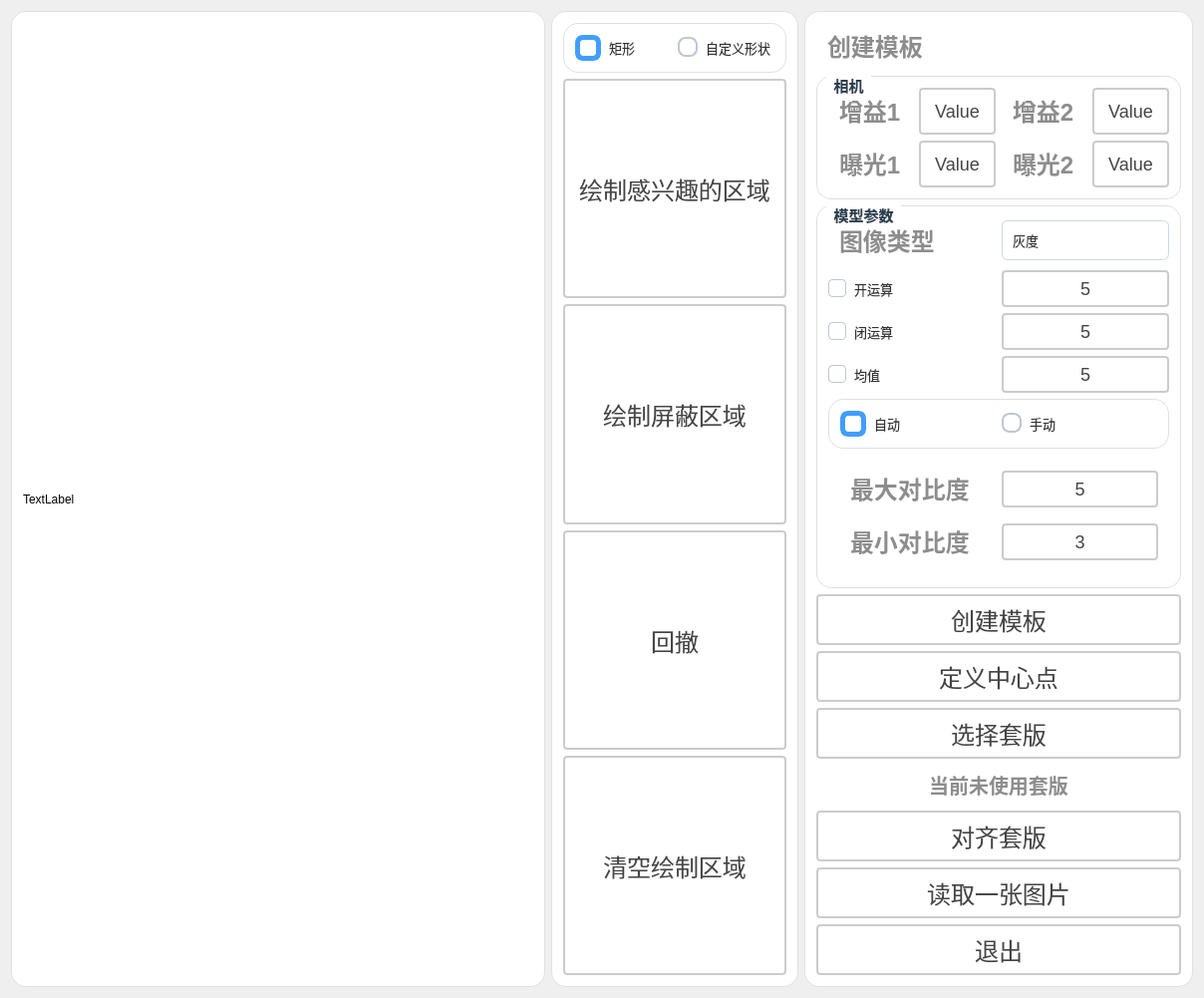
<?xml version="1.0" encoding="UTF-8"?>
<ui version="4.0">
 <class>Dlg_createshapemodelClass</class>
 <widget class="QDialog" name="Dlg_createshapemodelClass">
  <property name="geometry">
   <rect>
    <x>0</x>
    <y>0</y>
    <width>1208</width>
    <height>960</height>
   </rect>
  </property>
  <property name="windowTitle">
   <string>Dlg_createshapemodel</string>
  </property>
  <layout class="QGridLayout" name="gridLayout_5">
   <item row="0" column="0">
    <layout class="QHBoxLayout" name="horizontalLayout_10" stretch="3,1,1">
     <item>
      <widget class="QGroupBox" name="gBoix_ImageDisplay_2">
       <property name="styleSheet">
        <string notr="true">QGroupBox {
    font-size: 20px;
    font-weight: bold;
    background-color: rgb(255, 255, 255);
    border: 1px solid #e0e0e0;
    border-radius: 2px;
	border-radius: 15px
}

QGroupBox::title {
    subcontrol-origin: margin;
    left: 10px;
    padding: 0 5px;
    color: #2c3e50;
}</string>
       </property>
       <property name="title">
        <string/>
       </property>
       <layout class="QGridLayout" name="gridLayout_2">
        <item row="0" column="0">
         <widget class="QLabel" name="label_imgDisplay">
          <property name="sizePolicy">
           <sizepolicy hsizetype="Expanding" vsizetype="Expanding">
            <horstretch>0</horstretch>
            <verstretch>0</verstretch>
           </sizepolicy>
          </property>
          <property name="maximumSize">
           <size>
            <width>999</width>
            <height>999</height>
           </size>
          </property>
          <property name="text">
           <string>TextLabel</string>
          </property>
         </widget>
        </item>
       </layout>
      </widget>
     </item>
     <item>
      <widget class="QGroupBox" name="groupBox_3">
       <property name="styleSheet">
        <string notr="true">QGroupBox {
    font-size: 15px;
    font-weight: bold;
    background-color: rgb(255, 255, 255);
    border: 1px solid #e0e0e0;
    border-radius: 2px;
	border-radius: 15px
}

QGroupBox::title {
    subcontrol-origin: margin;
    left: 10px;
    padding: 0 5px;
    color: #2c3e50;
}</string>
       </property>
       <property name="title">
        <string/>
       </property>
       <layout class="QGridLayout" name="gridLayout_8">
        <item row="0" column="0">
         <layout class="QVBoxLayout" name="verticalLayout_7" stretch="3">
          <item>
           <layout class="QVBoxLayout" name="verticalLayout_3" stretch="0,1,1,1,1">
            <item>
             <widget class="QGroupBox" name="groupBox_7">
              <property name="styleSheet">
               <string notr="true">QGroupBox {
    font-size: 15px;
    font-weight: bold;
    background-color: rgb(255, 255, 255);
    border: 1px solid #e0e0e0;
    border-radius: 2px;
	border-radius: 15px
}

QGroupBox::title {
    subcontrol-origin: margin;
    left: 10px;
    padding: 0 5px;
    color: #2c3e50;
}</string>
              </property>
              <property name="title">
               <string/>
              </property>
              <layout class="QGridLayout" name="gridLayout_12">
               <item row="0" column="0">
                <layout class="QHBoxLayout" name="horizontalLayout_22">
                 <item>
                  <widget class="QRadioButton" name="rbtn_rect">
                   <property name="styleSheet">
                    <string notr="true">QRadioButton {
    spacing: 8px;
    color: #333333;
    font-size: 13px;
    background: transparent;
}

QRadioButton::indicator {
    width: 16px;
    height: 16px;
    border: 2px solid #BFC7D1;
    border-radius: 8px;
    background: #FFFFFF;
}

QRadioButton::indicator:hover {
    border-color: #409EFF;
}

QRadioButton::indicator:checked {
    border: 5px solid #409EFF;
    background: #FFFFFF;
}

QRadioButton:disabled {
    color: #A8B0B8;
}

QRadioButton::indicator:disabled {
    border-color: #D5DBE3;
    background: #F3F5F7;
}</string>
                   </property>
                   <property name="text">
                    <string>矩形</string>
                   </property>
                   <property name="checked">
                    <bool>true</bool>
                   </property>
                  </widget>
                 </item>
                 <item>
                  <widget class="QRadioButton" name="rbtn_manual_2">
                   <property name="styleSheet">
                    <string notr="true">QRadioButton {
    spacing: 8px;
    color: #333333;
    font-size: 13px;
    background: transparent;
}

QRadioButton::indicator {
    width: 16px;
    height: 16px;
    border: 2px solid #BFC7D1;
    border-radius: 8px;
    background: #FFFFFF;
}

QRadioButton::indicator:hover {
    border-color: #409EFF;
}

QRadioButton::indicator:checked {
    border: 5px solid #409EFF;
    background: #FFFFFF;
}

QRadioButton:disabled {
    color: #A8B0B8;
}

QRadioButton::indicator:disabled {
    border-color: #D5DBE3;
    background: #F3F5F7;
}</string>
                   </property>
                   <property name="text">
                    <string>自定义形状</string>
                   </property>
                  </widget>
                 </item>
                </layout>
               </item>
              </layout>
             </widget>
            </item>
            <item>
             <widget class="QPushButton" name="btn_paintRegion">
              <property name="sizePolicy">
               <sizepolicy hsizetype="Expanding" vsizetype="Expanding">
                <horstretch>0</horstretch>
                <verstretch>0</verstretch>
               </sizepolicy>
              </property>
              <property name="styleSheet">
               <string notr="true">QPushButton {
    padding: 6px 14px;
    border: 2px solid #CCC;
    border-radius: 4px;
    background-color: white;
    color: #444;
    font-size: 24px; 
}

QPushButton:hover {
    border-color: #999;
    background-color: #F5F5F5;
}

QPushButton:pressed {
    border-color: #777;
    background-color: #EEE;
}</string>
              </property>
              <property name="text">
               <string>绘制感兴趣的区域</string>
              </property>
             </widget>
            </item>
            <item>
             <widget class="QPushButton" name="btn_shiledRegion">
              <property name="sizePolicy">
               <sizepolicy hsizetype="Expanding" vsizetype="Expanding">
                <horstretch>0</horstretch>
                <verstretch>0</verstretch>
               </sizepolicy>
              </property>
              <property name="styleSheet">
               <string notr="true">QPushButton {
    padding: 6px 14px;
    border: 2px solid #CCC;
    border-radius: 4px;
    background-color: white;
    color: #444;
    font-size: 24px; 
}

QPushButton:hover {
    border-color: #999;
    background-color: #F5F5F5;
}

QPushButton:pressed {
    border-color: #777;
    background-color: #EEE;
}</string>
              </property>
              <property name="text">
               <string>绘制屏蔽区域</string>
              </property>
             </widget>
            </item>
            <item>
             <widget class="QPushButton" name="btn_clearRegion2">
              <property name="sizePolicy">
               <sizepolicy hsizetype="Expanding" vsizetype="Expanding">
                <horstretch>0</horstretch>
                <verstretch>0</verstretch>
               </sizepolicy>
              </property>
              <property name="styleSheet">
               <string notr="true">QPushButton {
    padding: 6px 14px;
    border: 2px solid #CCC;
    border-radius: 4px;
    background-color: white;
    color: #444;
    font-size: 24px; 
}

QPushButton:hover {
    border-color: #999;
    background-color: #F5F5F5;
}

QPushButton:pressed {
    border-color: #777;
    background-color: #EEE;
}</string>
              </property>
              <property name="text">
               <string>回撤</string>
              </property>
             </widget>
            </item>
            <item>
             <widget class="QPushButton" name="btn_clearRegion">
              <property name="sizePolicy">
               <sizepolicy hsizetype="Expanding" vsizetype="Expanding">
                <horstretch>0</horstretch>
                <verstretch>0</verstretch>
               </sizepolicy>
              </property>
              <property name="styleSheet">
               <string notr="true">QPushButton {
    padding: 6px 14px;
    border: 2px solid #CCC;
    border-radius: 4px;
    background-color: white;
    color: #444;
    font-size: 24px; 
}

QPushButton:hover {
    border-color: #999;
    background-color: #F5F5F5;
}

QPushButton:pressed {
    border-color: #777;
    background-color: #EEE;
}</string>
              </property>
              <property name="text">
               <string>清空绘制区域</string>
              </property>
             </widget>
            </item>
           </layout>
          </item>
         </layout>
        </item>
       </layout>
      </widget>
     </item>
     <item>
      <widget class="QGroupBox" name="gBox_infor_2">
       <property name="styleSheet">
        <string notr="true">QGroupBox {
    font-size: 15px;
    font-weight: bold;
    background-color: rgb(255, 255, 255);
    border: 1px solid #e0e0e0;
    border-radius: 2px;
	border-radius: 15px
}

QGroupBox::title {
    subcontrol-origin: margin;
    left: 10px;
    padding: 0 5px;
    color: #2c3e50;
}</string>
       </property>
       <property name="title">
        <string/>
       </property>
       <layout class="QGridLayout" name="gridLayout_4">
        <item row="0" column="0">
         <layout class="QVBoxLayout" name="verticalLayout_6" stretch="1,2,4,4">
          <item>
           <widget class="QLabel" name="label_10">
            <property name="styleSheet">
             <string notr="true">QLabel {
       font-size: 24px;        
       font-weight: bold;        
       color:  rgb(141, 141, 141);       
       padding: 5px 5px;     
       border-bottom: 2px solid #cccccc; 
    }</string>
            </property>
            <property name="text">
             <string>创建模板</string>
            </property>
            <property name="alignment">
             <set>Qt::AlignmentFlag::AlignLeading|Qt::AlignmentFlag::AlignLeft|Qt::AlignmentFlag::AlignVCenter</set>
            </property>
           </widget>
          </item>
          <item>
           <widget class="QGroupBox" name="groupBox">
            <property name="title">
             <string>相机</string>
            </property>
            <layout class="QGridLayout" name="gridLayout_9">
             <item row="0" column="0">
              <layout class="QHBoxLayout" name="horizontalLayout_11">
               <item>
                <layout class="QVBoxLayout" name="verticalLayout">
                 <item>
                  <layout class="QHBoxLayout" name="horizontalLayout_13">
                   <item>
                    <widget class="QLabel" name="label_7">
                     <property name="styleSheet">
                      <string notr="true">QLabel {
       font-size: 24px;        
       font-weight: bold;        
       color:  rgb(141, 141, 141);       
       padding: 5px 5px;     
       border-bottom: 2px solid #cccccc; 
    }</string>
                     </property>
                     <property name="text">
                      <string>增益1</string>
                     </property>
                     <property name="alignment">
                      <set>Qt::AlignmentFlag::AlignLeading|Qt::AlignmentFlag::AlignLeft|Qt::AlignmentFlag::AlignVCenter</set>
                     </property>
                    </widget>
                   </item>
                   <item>
                    <widget class="QPushButton" name="btn_zengyi1">
                     <property name="sizePolicy">
                      <sizepolicy hsizetype="Expanding" vsizetype="Expanding">
                       <horstretch>0</horstretch>
                       <verstretch>0</verstretch>
                      </sizepolicy>
                     </property>
                     <property name="styleSheet">
                      <string notr="true">QPushButton {
    padding: 6px 14px;
    border: 2px solid #CCC;
    border-radius: 4px;
    background-color: white;
    color: #444;
    font-size: 18px; 
}

QPushButton:hover {
    border-color: #999;
    background-color: #F5F5F5;
}

QPushButton:pressed {
    border-color: #777;
    background-color: #EEE;
}</string>
                     </property>
                     <property name="text">
                      <string>Value</string>
                     </property>
                    </widget>
                   </item>
                  </layout>
                 </item>
                 <item>
                  <layout class="QHBoxLayout" name="horizontalLayout_15">
                   <item>
                    <widget class="QLabel" name="label_9">
                     <property name="styleSheet">
                      <string notr="true">QLabel {
       font-size: 24px;        
       font-weight: bold;        
       color:  rgb(141, 141, 141);       
       padding: 5px 5px;     
       border-bottom: 2px solid #cccccc; 
    }</string>
                     </property>
                     <property name="text">
                      <string>曝光1</string>
                     </property>
                     <property name="alignment">
                      <set>Qt::AlignmentFlag::AlignLeading|Qt::AlignmentFlag::AlignLeft|Qt::AlignmentFlag::AlignVCenter</set>
                     </property>
                    </widget>
                   </item>
                   <item>
                    <widget class="QPushButton" name="btn_baoguang1">
                     <property name="sizePolicy">
                      <sizepolicy hsizetype="Expanding" vsizetype="Expanding">
                       <horstretch>0</horstretch>
                       <verstretch>0</verstretch>
                      </sizepolicy>
                     </property>
                     <property name="styleSheet">
                      <string notr="true">QPushButton {
    padding: 6px 14px;
    border: 2px solid #CCC;
    border-radius: 4px;
    background-color: white;
    color: #444;
    font-size: 18px; 
}

QPushButton:hover {
    border-color: #999;
    background-color: #F5F5F5;
}

QPushButton:pressed {
    border-color: #777;
    background-color: #EEE;
}</string>
                     </property>
                     <property name="text">
                      <string>Value</string>
                     </property>
                    </widget>
                   </item>
                  </layout>
                 </item>
                </layout>
               </item>
               <item>
                <layout class="QVBoxLayout" name="verticalLayout_8">
                 <item>
                  <layout class="QHBoxLayout" name="horizontalLayout_14">
                   <item>
                    <widget class="QLabel" name="label_11">
                     <property name="styleSheet">
                      <string notr="true">QLabel {
       font-size: 24px;        
       font-weight: bold;        
       color:  rgb(141, 141, 141);       
       padding: 5px 5px;     
       border-bottom: 2px solid #cccccc; 
    }</string>
                     </property>
                     <property name="text">
                      <string>增益2</string>
                     </property>
                     <property name="alignment">
                      <set>Qt::AlignmentFlag::AlignLeading|Qt::AlignmentFlag::AlignLeft|Qt::AlignmentFlag::AlignVCenter</set>
                     </property>
                    </widget>
                   </item>
                   <item>
                    <widget class="QPushButton" name="btn_zengyi2">
                     <property name="sizePolicy">
                      <sizepolicy hsizetype="Expanding" vsizetype="Expanding">
                       <horstretch>0</horstretch>
                       <verstretch>0</verstretch>
                      </sizepolicy>
                     </property>
                     <property name="styleSheet">
                      <string notr="true">QPushButton {
    padding: 6px 14px;
    border: 2px solid #CCC;
    border-radius: 4px;
    background-color: white;
    color: #444;
    font-size: 18px; 
}

QPushButton:hover {
    border-color: #999;
    background-color: #F5F5F5;
}

QPushButton:pressed {
    border-color: #777;
    background-color: #EEE;
}</string>
                     </property>
                     <property name="text">
                      <string>Value</string>
                     </property>
                    </widget>
                   </item>
                  </layout>
                 </item>
                 <item>
                  <layout class="QHBoxLayout" name="horizontalLayout_16">
                   <item>
                    <widget class="QLabel" name="label_12">
                     <property name="styleSheet">
                      <string notr="true">QLabel {
       font-size: 24px;        
       font-weight: bold;        
       color:  rgb(141, 141, 141);       
       padding: 5px 5px;     
       border-bottom: 2px solid #cccccc; 
    }</string>
                     </property>
                     <property name="text">
                      <string>曝光2</string>
                     </property>
                     <property name="alignment">
                      <set>Qt::AlignmentFlag::AlignLeading|Qt::AlignmentFlag::AlignLeft|Qt::AlignmentFlag::AlignVCenter</set>
                     </property>
                    </widget>
                   </item>
                   <item>
                    <widget class="QPushButton" name="btn_baoguang2">
                     <property name="sizePolicy">
                      <sizepolicy hsizetype="Expanding" vsizetype="Expanding">
                       <horstretch>0</horstretch>
                       <verstretch>0</verstretch>
                      </sizepolicy>
                     </property>
                     <property name="styleSheet">
                      <string notr="true">QPushButton {
    padding: 6px 14px;
    border: 2px solid #CCC;
    border-radius: 4px;
    background-color: white;
    color: #444;
    font-size: 18px; 
}

QPushButton:hover {
    border-color: #999;
    background-color: #F5F5F5;
}

QPushButton:pressed {
    border-color: #777;
    background-color: #EEE;
}</string>
                     </property>
                     <property name="text">
                      <string>Value</string>
                     </property>
                    </widget>
                   </item>
                  </layout>
                 </item>
                </layout>
               </item>
              </layout>
             </item>
            </layout>
           </widget>
          </item>
          <item>
           <widget class="QGroupBox" name="groupBox_2">
            <property name="title">
             <string>模型参数</string>
            </property>
            <layout class="QGridLayout" name="gridLayout_3">
             <item row="0" column="0">
              <layout class="QVBoxLayout" name="verticalLayout_10">
               <item>
                <layout class="QVBoxLayout" name="verticalLayout_5">
                 <item>
                  <layout class="QHBoxLayout" name="horizontalLayout_12">
                   <item>
                    <widget class="QLabel" name="label_6">
                     <property name="styleSheet">
                      <string notr="true">QLabel {
       font-size: 24px;        
       font-weight: bold;        
       color:  rgb(141, 141, 141);       
       padding: 5px 5px;     
       border-bottom: 2px solid #cccccc; 
    }</string>
                     </property>
                     <property name="text">
                      <string>图像类型</string>
                     </property>
                     <property name="alignment">
                      <set>Qt::AlignmentFlag::AlignLeading|Qt::AlignmentFlag::AlignLeft|Qt::AlignmentFlag::AlignVCenter</set>
                     </property>
                    </widget>
                   </item>
                   <item>
                    <widget class="QComboBox" name="comboBox_ImageType">
                     <property name="styleSheet">
                      <string notr="true">QComboBox {
    min-height: 30px;
    padding: 4px 10px;
    padding-right: 28px;
    border: 1px solid #D0D7DE;
    border-radius: 6px;
    background: #FFFFFF;
    color: #333333;
    font-size: 13px;
}

QComboBox:hover {
    border: 1px solid #409EFF;
    background: #FFFFFF;
}

QComboBox:focus {
    border: 1px solid #409EFF;
    background: #FFFFFF;
}

QComboBox:disabled {
    color: #A8B0B8;
    background: #F5F7FA;
    border: 1px solid #E4E7ED;
}

QComboBox::drop-down {
    subcontrol-origin: padding;
    subcontrol-position: top right;
    width: 24px;
    border: none;
    background: transparent;
}

QComboBox::down-arrow {
    image: none;
    width: 0px;
    height: 0px;
}

QComboBox QAbstractItemView {
    border: 1px solid #D0D7DE;
    border-radius: 6px;
    background: #FFFFFF;
    color: #333333;
    selection-background-color: #ECF5FF;
    selection-color: #409EFF;
    outline: none;
    padding: 4px;
}

QComboBox QAbstractItemView::item {
    min-height: 28px;
    padding: 4px 8px;
    border-radius: 4px;
}

QComboBox QAbstractItemView::item:hover {
    background: #F5F7FA;
}

QComboBox QAbstractItemView::item:selected {
    background: #ECF5FF;
    color: #409EFF;
}</string>
                     </property>
                     <item>
                      <property name="text">
                       <string>灰度</string>
                      </property>
                     </item>
                     <item>
                      <property name="text">
                       <string>红</string>
                      </property>
                     </item>
                     <item>
                      <property name="text">
                       <string>绿</string>
                      </property>
                     </item>
                     <item>
                      <property name="text">
                       <string>蓝</string>
                      </property>
                     </item>
                     <item>
                      <property name="text">
                       <string>H</string>
                      </property>
                     </item>
                     <item>
                      <property name="text">
                       <string>S</string>
                      </property>
                     </item>
                     <item>
                      <property name="text">
                       <string>V</string>
                      </property>
                     </item>
                    </widget>
                   </item>
                  </layout>
                 </item>
                 <item>
                  <layout class="QHBoxLayout" name="horizontalLayout_2" stretch="1,1">
                   <item>
                    <widget class="QCheckBox" name="ckb_opening">
                     <property name="styleSheet">
                      <string notr="true">QCheckBox {
    spacing: 8px;
    color: #333333;
    font-size: 13px;
    background: transparent;
}

QCheckBox::indicator {
    width: 16px;
    height: 16px;
    border: 1px solid #BFC7D1;
    border-radius: 4px;
    background: #FFFFFF;
}

QCheckBox::indicator:hover {
    border: 1px solid #409EFF;
    background: #F7FAFF;
}

QCheckBox::indicator:checked {
    border: 1px solid #409EFF;
    background: #409EFF;
}

QCheckBox::indicator:checked:hover {
    border: 1px solid #337ECC;
    background: #337ECC;
}

QCheckBox::indicator:disabled {
    border: 1px solid #D5DBE3;
    background: #F3F5F7;
}

QCheckBox:disabled {
    color: #A8B0B8;
}</string>
                     </property>
                     <property name="text">
                      <string>开运算</string>
                     </property>
                    </widget>
                   </item>
                   <item>
                    <widget class="QPushButton" name="btn_opening">
                     <property name="sizePolicy">
                      <sizepolicy hsizetype="Expanding" vsizetype="Expanding">
                       <horstretch>0</horstretch>
                       <verstretch>0</verstretch>
                      </sizepolicy>
                     </property>
                     <property name="styleSheet">
                      <string notr="true">QPushButton {
    padding: 6px 14px;
    border: 2px solid #CCC;
    border-radius: 4px;
    background-color: white;
    color: #444;
    font-size: 18px; 
}

QPushButton:hover {
    border-color: #999;
    background-color: #F5F5F5;
}

QPushButton:pressed {
    border-color: #777;
    background-color: #EEE;
}</string>
                     </property>
                     <property name="text">
                      <string>5</string>
                     </property>
                    </widget>
                   </item>
                  </layout>
                 </item>
                 <item>
                  <layout class="QHBoxLayout" name="horizontalLayout_17" stretch="1,1">
                   <item>
                    <widget class="QCheckBox" name="ckb_closing">
                     <property name="styleSheet">
                      <string notr="true">QCheckBox {
    spacing: 8px;
    color: #333333;
    font-size: 13px;
    background: transparent;
}

QCheckBox::indicator {
    width: 16px;
    height: 16px;
    border: 1px solid #BFC7D1;
    border-radius: 4px;
    background: #FFFFFF;
}

QCheckBox::indicator:hover {
    border: 1px solid #409EFF;
    background: #F7FAFF;
}

QCheckBox::indicator:checked {
    border: 1px solid #409EFF;
    background: #409EFF;
}

QCheckBox::indicator:checked:hover {
    border: 1px solid #337ECC;
    background: #337ECC;
}

QCheckBox::indicator:disabled {
    border: 1px solid #D5DBE3;
    background: #F3F5F7;
}

QCheckBox:disabled {
    color: #A8B0B8;
}</string>
                     </property>
                     <property name="text">
                      <string>闭运算</string>
                     </property>
                    </widget>
                   </item>
                   <item>
                    <widget class="QPushButton" name="btn_closing">
                     <property name="sizePolicy">
                      <sizepolicy hsizetype="Expanding" vsizetype="Expanding">
                       <horstretch>0</horstretch>
                       <verstretch>0</verstretch>
                      </sizepolicy>
                     </property>
                     <property name="styleSheet">
                      <string notr="true">QPushButton {
    padding: 6px 14px;
    border: 2px solid #CCC;
    border-radius: 4px;
    background-color: white;
    color: #444;
    font-size: 18px; 
}

QPushButton:hover {
    border-color: #999;
    background-color: #F5F5F5;
}

QPushButton:pressed {
    border-color: #777;
    background-color: #EEE;
}</string>
                     </property>
                     <property name="text">
                      <string>5</string>
                     </property>
                    </widget>
                   </item>
                  </layout>
                 </item>
                 <item>
                  <layout class="QHBoxLayout" name="horizontalLayout_4" stretch="1,1">
                   <item>
                    <widget class="QCheckBox" name="ckb_mean">
                     <property name="styleSheet">
                      <string notr="true">QCheckBox {
    spacing: 8px;
    color: #333333;
    font-size: 13px;
    background: transparent;
}

QCheckBox::indicator {
    width: 16px;
    height: 16px;
    border: 1px solid #BFC7D1;
    border-radius: 4px;
    background: #FFFFFF;
}

QCheckBox::indicator:hover {
    border: 1px solid #409EFF;
    background: #F7FAFF;
}

QCheckBox::indicator:checked {
    border: 1px solid #409EFF;
    background: #409EFF;
}

QCheckBox::indicator:checked:hover {
    border: 1px solid #337ECC;
    background: #337ECC;
}

QCheckBox::indicator:disabled {
    border: 1px solid #D5DBE3;
    background: #F3F5F7;
}

QCheckBox:disabled {
    color: #A8B0B8;
}</string>
                     </property>
                     <property name="text">
                      <string>均值</string>
                     </property>
                    </widget>
                   </item>
                   <item>
                    <widget class="QPushButton" name="btn_mean">
                     <property name="sizePolicy">
                      <sizepolicy hsizetype="Expanding" vsizetype="Expanding">
                       <horstretch>0</horstretch>
                       <verstretch>0</verstretch>
                      </sizepolicy>
                     </property>
                     <property name="styleSheet">
                      <string notr="true">QPushButton {
    padding: 6px 14px;
    border: 2px solid #CCC;
    border-radius: 4px;
    background-color: white;
    color: #444;
    font-size: 18px; 
}

QPushButton:hover {
    border-color: #999;
    background-color: #F5F5F5;
}

QPushButton:pressed {
    border-color: #777;
    background-color: #EEE;
}</string>
                     </property>
                     <property name="text">
                      <string>5</string>
                     </property>
                    </widget>
                   </item>
                  </layout>
                 </item>
                </layout>
               </item>
               <item>
                <widget class="QGroupBox" name="groupBox_6">
                 <property name="styleSheet">
                  <string notr="true">QGroupBox {
    font-size: 15px;
    font-weight: bold;
    background-color: rgb(255, 255, 255);
    border: 1px solid #e0e0e0;
    border-radius: 2px;
	border-radius: 15px
}

QGroupBox::title {
    subcontrol-origin: margin;
    left: 10px;
    padding: 0 5px;
    color: #2c3e50;
}</string>
                 </property>
                 <property name="title">
                  <string/>
                 </property>
                 <layout class="QGridLayout" name="gridLayout_11">
                  <item row="0" column="0">
                   <layout class="QHBoxLayout" name="horizontalLayout_21">
                    <item>
                     <widget class="QRadioButton" name="rbtn_auto">
                      <property name="styleSheet">
                       <string notr="true">QRadioButton {
    spacing: 8px;
    color: #333333;
    font-size: 13px;
    background: transparent;
}

QRadioButton::indicator {
    width: 16px;
    height: 16px;
    border: 2px solid #BFC7D1;
    border-radius: 8px;
    background: #FFFFFF;
}

QRadioButton::indicator:hover {
    border-color: #409EFF;
}

QRadioButton::indicator:checked {
    border: 5px solid #409EFF;
    background: #FFFFFF;
}

QRadioButton:disabled {
    color: #A8B0B8;
}

QRadioButton::indicator:disabled {
    border-color: #D5DBE3;
    background: #F3F5F7;
}</string>
                      </property>
                      <property name="text">
                       <string>自动</string>
                      </property>
                      <property name="checked">
                       <bool>true</bool>
                      </property>
                     </widget>
                    </item>
                    <item>
                     <widget class="QRadioButton" name="rbtn_manual">
                      <property name="styleSheet">
                       <string notr="true">QRadioButton {
    spacing: 8px;
    color: #333333;
    font-size: 13px;
    background: transparent;
}

QRadioButton::indicator {
    width: 16px;
    height: 16px;
    border: 2px solid #BFC7D1;
    border-radius: 8px;
    background: #FFFFFF;
}

QRadioButton::indicator:hover {
    border-color: #409EFF;
}

QRadioButton::indicator:checked {
    border: 5px solid #409EFF;
    background: #FFFFFF;
}

QRadioButton:disabled {
    color: #A8B0B8;
}

QRadioButton::indicator:disabled {
    border-color: #D5DBE3;
    background: #F3F5F7;
}</string>
                      </property>
                      <property name="text">
                       <string>手动 </string>
                      </property>
                     </widget>
                    </item>
                   </layout>
                  </item>
                 </layout>
                </widget>
               </item>
               <item>
                <widget class="QWidget" name="widget_contrastHide" native="true">
                 <layout class="QGridLayout" name="gridLayout_10">
                  <item row="0" column="0">
                   <layout class="QHBoxLayout" name="horizontalLayout_18" stretch="2">
                    <item>
                     <layout class="QVBoxLayout" name="verticalLayout_9" stretch="0,0">
                      <item>
                       <layout class="QHBoxLayout" name="horizontalLayout_19" stretch="1,1">
                        <item>
                         <widget class="QLabel" name="label_4">
                          <property name="styleSheet">
                           <string notr="true">QLabel {
       font-size: 24px;        
       font-weight: bold;        
       color:  rgb(141, 141, 141);       
       padding: 5px 5px;     
       border-bottom: 2px solid #cccccc; 
    }</string>
                          </property>
                          <property name="text">
                           <string>最大对比度</string>
                          </property>
                         </widget>
                        </item>
                        <item>
                         <widget class="QPushButton" name="btn_contrast">
                          <property name="styleSheet">
                           <string notr="true">QPushButton {
    padding: 6px 14px;
    border: 2px solid #CCC;
    border-radius: 4px;
    background-color: white;
    color: #444;
    font-size: 18px; 
}

QPushButton:hover {
    border-color: #999;
    background-color: #F5F5F5;
}

QPushButton:pressed {
    border-color: #777;
    background-color: #EEE;
}</string>
                          </property>
                          <property name="text">
                           <string>5</string>
                          </property>
                         </widget>
                        </item>
                       </layout>
                      </item>
                      <item>
                       <layout class="QHBoxLayout" name="horizontalLayout_20" stretch="1,1">
                        <item>
                         <widget class="QLabel" name="label_13">
                          <property name="styleSheet">
                           <string notr="true">QLabel {
       font-size: 24px;        
       font-weight: bold;        
       color:  rgb(141, 141, 141);       
       padding: 5px 5px;     
       border-bottom: 2px solid #cccccc; 
    }</string>
                          </property>
                          <property name="text">
                           <string>最小对比度</string>
                          </property>
                         </widget>
                        </item>
                        <item>
                         <widget class="QPushButton" name="btn_mincontrast">
                          <property name="styleSheet">
                           <string notr="true">QPushButton {
    padding: 6px 14px;
    border: 2px solid #CCC;
    border-radius: 4px;
    background-color: white;
    color: #444;
    font-size: 18px; 
}

QPushButton:hover {
    border-color: #999;
    background-color: #F5F5F5;
}

QPushButton:pressed {
    border-color: #777;
    background-color: #EEE;
}</string>
                          </property>
                          <property name="text">
                           <string>3</string>
                          </property>
                         </widget>
                        </item>
                       </layout>
                      </item>
                     </layout>
                    </item>
                   </layout>
                  </item>
                 </layout>
                </widget>
               </item>
              </layout>
             </item>
            </layout>
           </widget>
          </item>
          <item>
           <layout class="QVBoxLayout" name="verticalLayout_4">
<item>
             <widget class="QPushButton" name="btn_createShapeModel">
              <property name="sizePolicy">
               <sizepolicy hsizetype="Expanding" vsizetype="Expanding">
                <horstretch>0</horstretch>
                <verstretch>0</verstretch>
               </sizepolicy>
              </property>
              <property name="styleSheet">
               <string notr="true">QPushButton {
    padding: 6px 14px;
    border: 2px solid #CCC;
    border-radius: 4px;
    background-color: white;
    color: #444;
    font-size: 24px; 
}

QPushButton:hover {
    border-color: #999;
    background-color: #F5F5F5;
}

QPushButton:pressed {
    border-color: #777;
    background-color: #EEE;
}</string>
              </property>
              <property name="text">
               <string>创建模板</string>
              </property>
             </widget>
            </item>
            <item>
             <widget class="QPushButton" name="btn_paintCenterPoint">
              <property name="sizePolicy">
               <sizepolicy hsizetype="Expanding" vsizetype="Expanding">
                <horstretch>0</horstretch>
                <verstretch>0</verstretch>
               </sizepolicy>
              </property>
              <property name="styleSheet">
               <string notr="true">QPushButton {
    padding: 6px 14px;
    border: 2px solid #CCC;
    border-radius: 4px;
    background-color: white;
    color: #444;
    font-size: 24px; 
}

QPushButton:hover {
    border-color: #999;
    background-color: #F5F5F5;
}

QPushButton:pressed {
    border-color: #777;
    background-color: #EEE;
}</string>
              </property>
              <property name="text">
               <string>定义中心点</string>
              </property>
             </widget>
            </item>
                        <item>
             <widget class="QPushButton" name="btn_selectStampPattern">
              <property name="sizePolicy">
               <sizepolicy hsizetype="Expanding" vsizetype="Expanding">
                <horstretch>0</horstretch>
                <verstretch>0</verstretch>
               </sizepolicy>
              </property>
              <property name="styleSheet">
               <string notr="true">QPushButton {
    padding: 6px 14px;
    border: 2px solid #CCC;
    border-radius: 4px;
    background-color: white;
    color: #444;
    font-size: 24px;
}

QPushButton:hover {
    border-color: #999;
    background-color: #F5F5F5;
}

QPushButton:pressed {
    border-color: #777;
    background-color: #EEE;
}</string>
              </property>
              <property name="text">
               <string>选择套版</string>
              </property>
             </widget>
            </item>
            <item>
             <widget class="QLabel" name="label_stampPatternStatus">
              <property name="sizePolicy">
               <sizepolicy hsizetype="Expanding" vsizetype="Preferred">
                <horstretch>0</horstretch>
                <verstretch>0</verstretch>
               </sizepolicy>
              </property>
              <property name="styleSheet">
               <string notr="true">QLabel {
    font-size: 20px;
    font-weight: bold;
    color: rgb(141, 141, 141);
    padding: 5px 5px;
}</string>
              </property>
              <property name="text">
               <string>当前未使用套版</string>
              </property>
              <property name="alignment">
               <set>Qt::AlignmentFlag::AlignCenter</set>
              </property>
              <property name="wordWrap">
               <bool>true</bool>
              </property>
             </widget>
            </item>
            <item>
             <widget class="QPushButton" name="btn_stampPattern">
<property name="sizePolicy">
               <sizepolicy hsizetype="Expanding" vsizetype="Expanding">
                <horstretch>0</horstretch>
                <verstretch>0</verstretch>
               </sizepolicy>
              </property>
              <property name="styleSheet">
               <string notr="true">QPushButton {
    padding: 6px 14px;
    border: 2px solid #CCC;
    border-radius: 4px;
    background-color: white;
    color: #444;
    font-size: 24px; 
}

QPushButton:hover {
    border-color: #999;
    background-color: #F5F5F5;
}

QPushButton:pressed {
    border-color: #777;
    background-color: #EEE;
}</string>
              </property>
              <property name="text">
               <string>对齐套版</string>
              </property>
             </widget>
            </item>
<item>
             <widget class="QPushButton" name="btn_readImage">
              <property name="sizePolicy">
               <sizepolicy hsizetype="Expanding" vsizetype="Expanding">
                <horstretch>0</horstretch>
                <verstretch>0</verstretch>
               </sizepolicy>
              </property>
              <property name="styleSheet">
               <string notr="true">QPushButton {
    padding: 6px 14px;
    border: 2px solid #CCC;
    border-radius: 4px;
    background-color: white;
    color: #444;
    font-size: 24px; 
}

QPushButton:hover {
    border-color: #999;
    background-color: #F5F5F5;
}

QPushButton:pressed {
    border-color: #777;
    background-color: #EEE;
}</string>
              </property>
              <property name="text">
               <string>读取一张图片</string>
              </property>
             </widget>
            </item>
            <item>
             <widget class="QPushButton" name="btn_exit">
              <property name="sizePolicy">
               <sizepolicy hsizetype="Expanding" vsizetype="Expanding">
                <horstretch>0</horstretch>
                <verstretch>0</verstretch>
               </sizepolicy>
              </property>
              <property name="styleSheet">
               <string notr="true">QPushButton {
    padding: 6px 14px;
    border: 2px solid #CCC;
    border-radius: 4px;
    background-color: white;
    color: #444;
    font-size: 24px; 
}

QPushButton:hover {
    border-color: #999;
    background-color: #F5F5F5;
}

QPushButton:pressed {
    border-color: #777;
    background-color: #EEE;
}</string>
              </property>
              <property name="text">
               <string>退出</string>
              </property>
             </widget>
            </item>
           </layout>
          </item>
         </layout>
        </item>
       </layout>
      </widget>
     </item>
    </layout>
   </item>
  </layout>
 </widget>
 <layoutdefault spacing="6" margin="11"/>
 <resources>
  <include location="../qrc/PunchPress.qrc"/>
 </resources>
 <connections/>
</ui>
